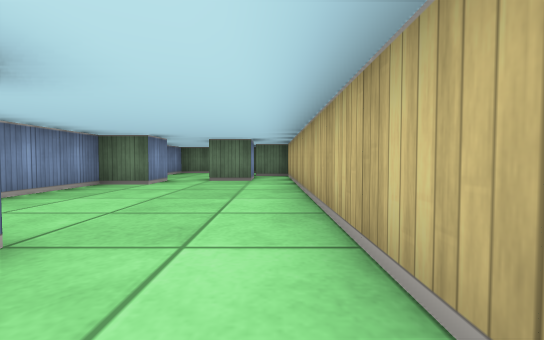
[1] (above)

24 first-person views from a walk through a cub3D ray-caster map. The camera is about half as high as the walls, tilts 2° down and sees 90° across. The floor is counted in squares. Each view is taken from the middle of a square. On the plan, view 1 faces up. The plan holds only what a view shows up to about 9 squares ahead; the rest is blank. The place goes on beyond the plan.

[2]
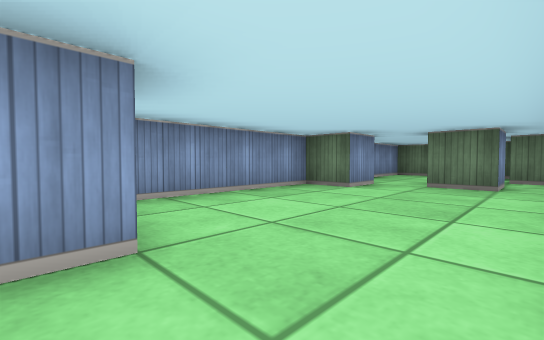

[3]
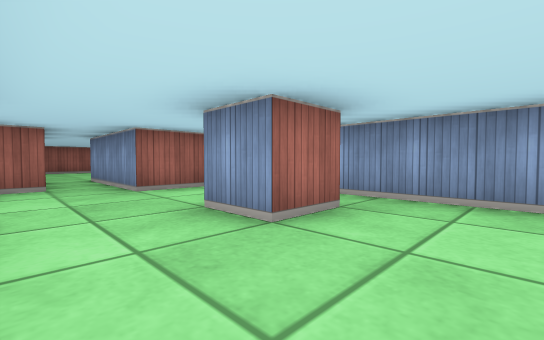

[4]
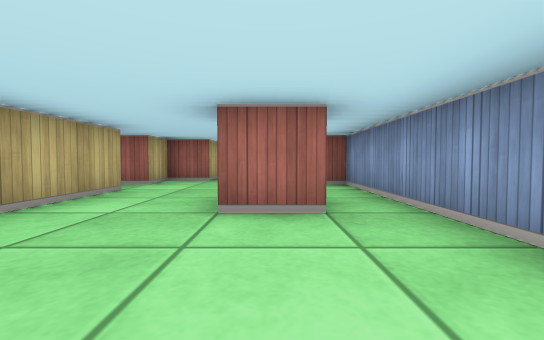

[5]
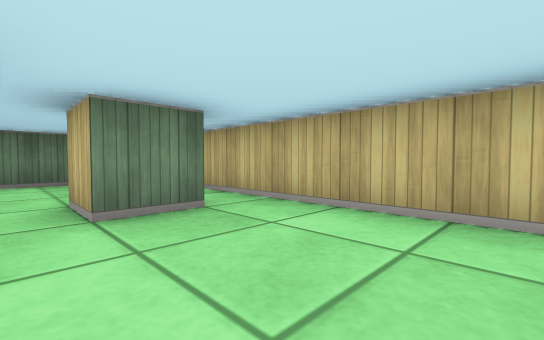

[6]
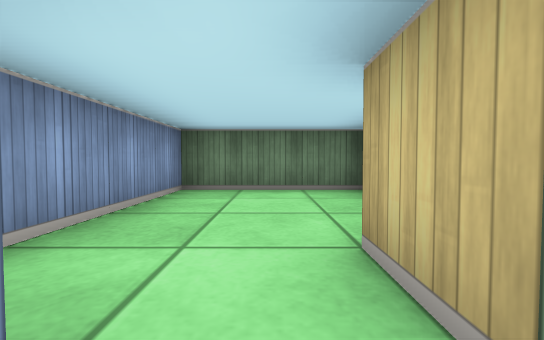

[7]
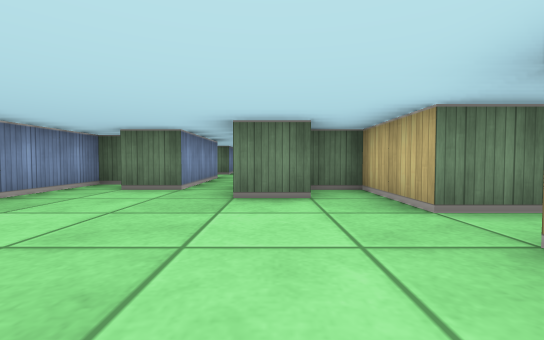

[8]
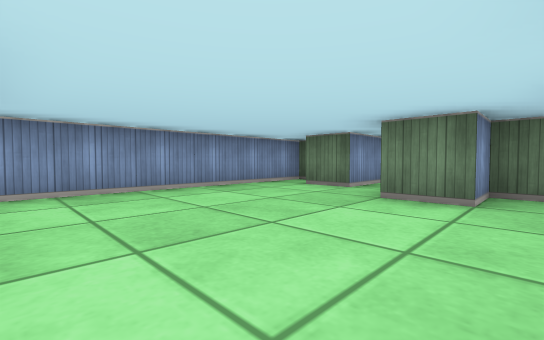

[9]
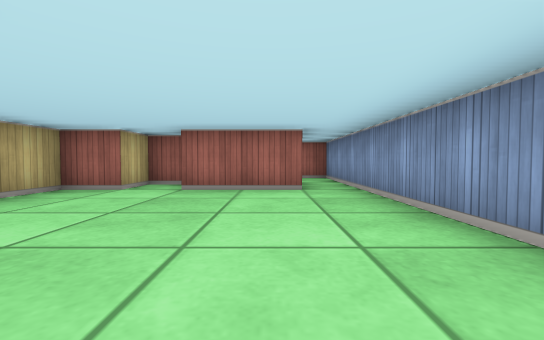

[10]
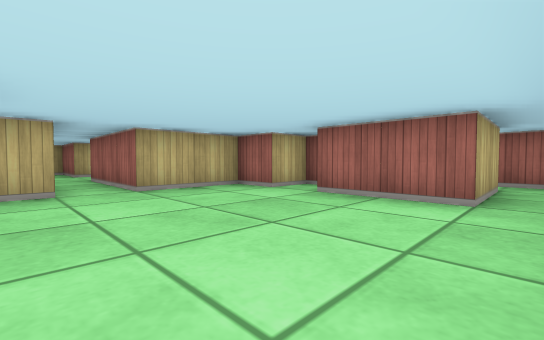

[11]
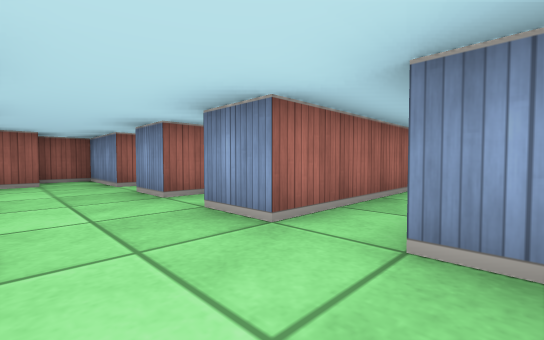

[12]
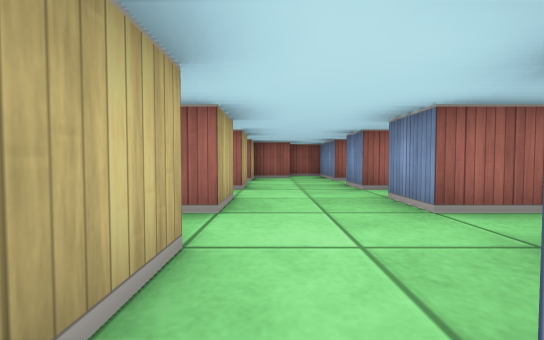

[13]
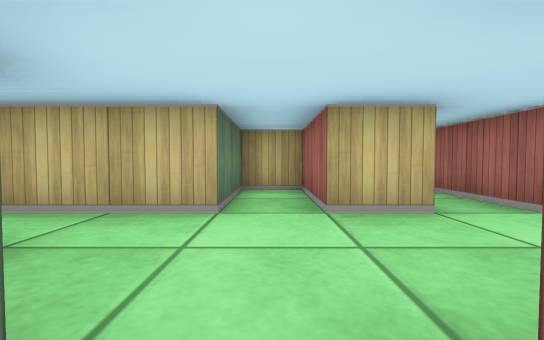

[14]
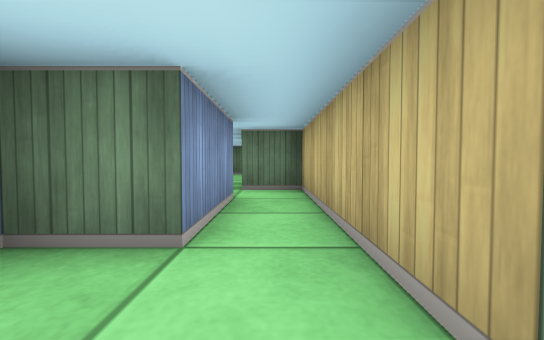

[15]
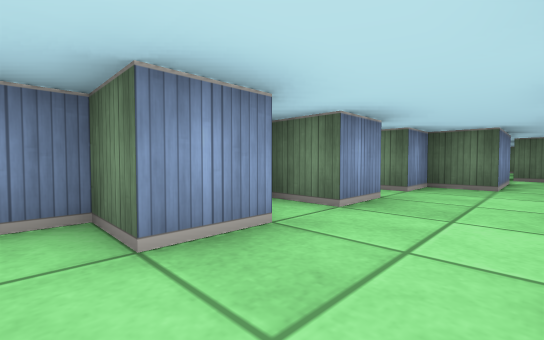

[16]
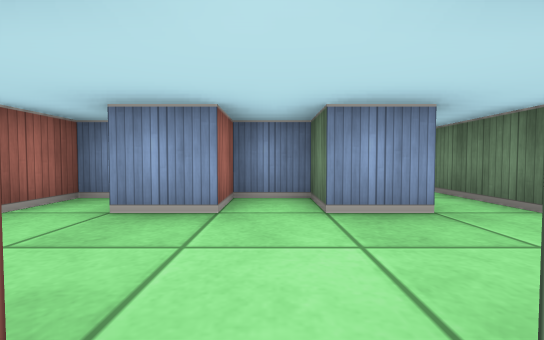

[17]
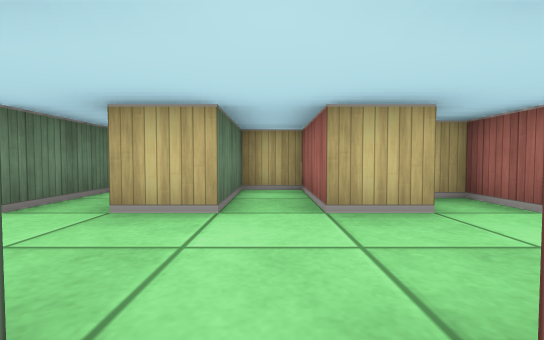

[18]
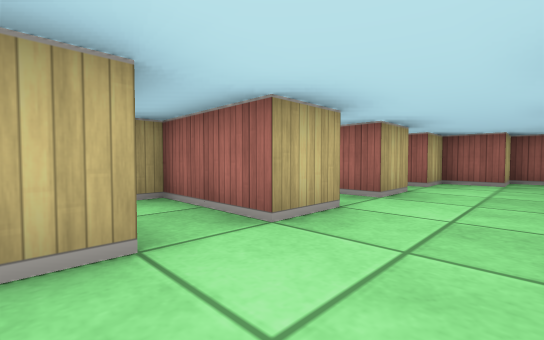

[19]
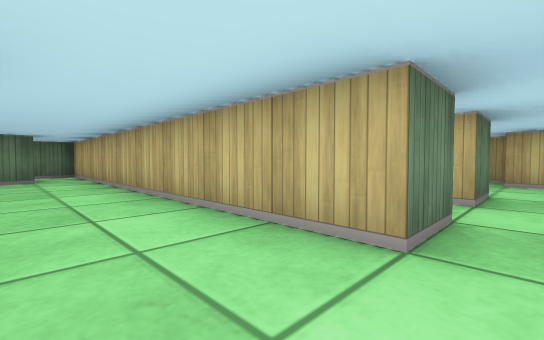

[20]
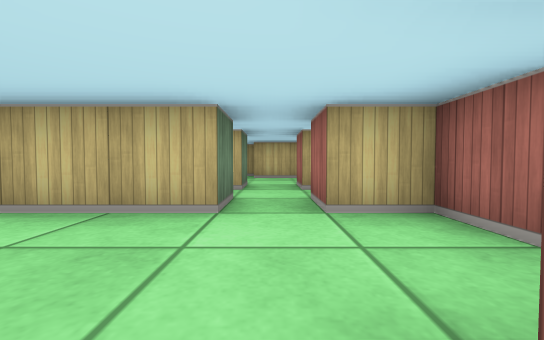

[21]
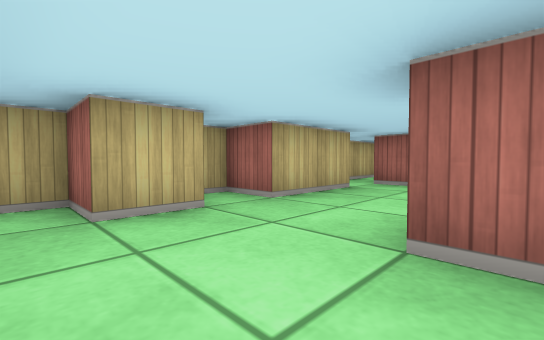

[22]
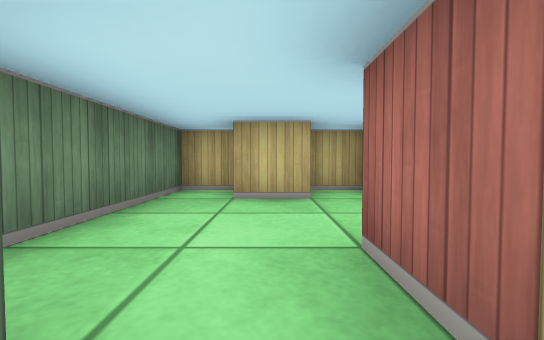

[23]
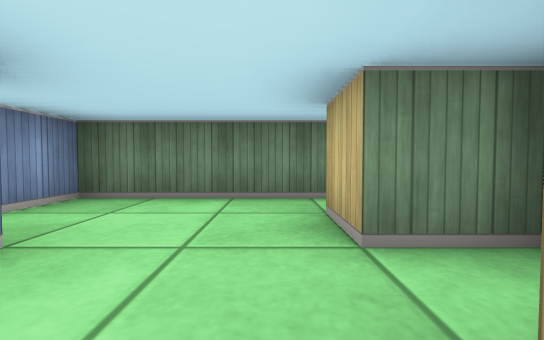

[24]
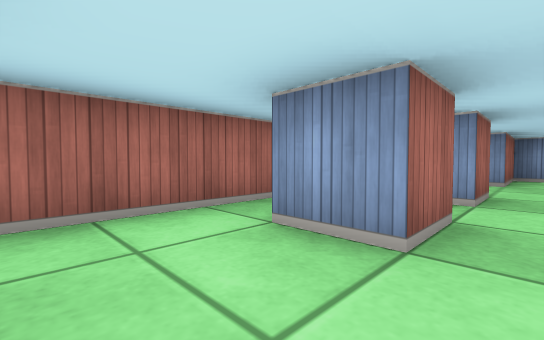

### Floor plan
Ten units are one square. View 1 is at (0, 0); x grows to the right and y downward. Boxes are objects, and circles mark ways between rooms. Rooms are numbered by the first view taken in them; rooms with no view inside come last. Other rooms are left out.
<svg viewBox="-40 -110 130 250">
<path fill="none" stroke="#000" d="M-25 -65 -25 -55 -35 -55 -35 15 -15 15 -15 25M-26 -15 -15 -15 -15 -5M-5 -75 -5 -65 -15 -65 -15 -75M15 5 5 5 5 -85 -5 -85M-5 25 5 25 5 15 15 15M-4 -105 -35 -105 -35 -75M5 95 15 95 15 75 45 75M-5 35 -5 25M-2 105 5 105M-30 35 -35 35 -35 115M-15 25 -15 45 -25 45M-25 115 -25 95 -5 95M45 65 15 65 15 45 5 45 5 55 -5 55M65 75 85 75 85 65 65 65 65 35M55 35 55 55 45 55 45 65M45 105 35 105 35 115 45 115 45 135 55 135 55 125 65 125 65 115 75 115 75 110M65 106 65 95 85 95 85 85 65 85 65 75M45 75 45 85 35 85 35 95 45 95 45 105M35 5 25 5 25 -5 35 -5M24 15 35 15 35 25M25 35 55 35M65 35 65 25 55 25 55 5 65 5 65 -5 55 -5 55 -15 65 -15 65 -25 25 -25 25 -15"/>
<circle cx="-10" cy="30" r="3" fill="#2a7"/>
<circle cx="10" cy="10" r="3" fill="#2a7"/>
<circle cx="40" cy="70" r="3" fill="#2a7"/>
<circle cx="55" cy="80" r="3" fill="#2a7"/>
<circle cx="60" cy="30" r="3" fill="#2a7"/>
<circle cx="55" cy="100" r="3" fill="#2a7"/>
<text x="-10" y="-40">1</text>
<text x="-10" y="70">2</text>
<text x="60" y="60">3</text>
<text x="50" y="120">4</text>
<text x="60" y="90">5</text>
<text x="40" y="10">6</text>
</svg>
Room 1 opens to room 2. Room 1 opens to room 6. Room 2 opens to room 3. Room 3 opens to room 5. Room 3 opens to room 6. Room 4 opens to room 5.

Where each view was taken, in squares from view 1:
view 1: 0 up, 0 right, facing up
view 2: 1 up, 0 right, facing up-left
view 3: 3 up, 0 right, facing down-left
view 4: 4 up, 2 left, facing down
view 5: 4 up, 2 left, facing up-right
view 6: 6 up, 2 left, facing up
view 7: 9 down, 0 right, facing up
view 8: 9 down, 1 right, facing up-left
view 9: 5 down, 2 left, facing down
view 10: 6 down, 3 left, facing down-right
view 11: 6 down, 6 right, facing down-left
view 12: 5 down, 6 right, facing down
view 13: 7 down, 4 right, facing right
view 14: 7 down, 6 right, facing up
view 15: 11 down, 6 right, facing up-left
view 16: 9 down, 7 right, facing left
view 17: 9 down, 4 right, facing right
view 18: 6 down, 5 right, facing down-right
view 19: 1 down, 1 left, facing up-right
view 20: 1 down, 2 left, facing right
view 21: 2 up, 3 right, facing down-right
view 22: 1 up, 2 right, facing right
view 23: 1 down, 5 right, facing up
view 24: 1 down, 5 right, facing down-left
